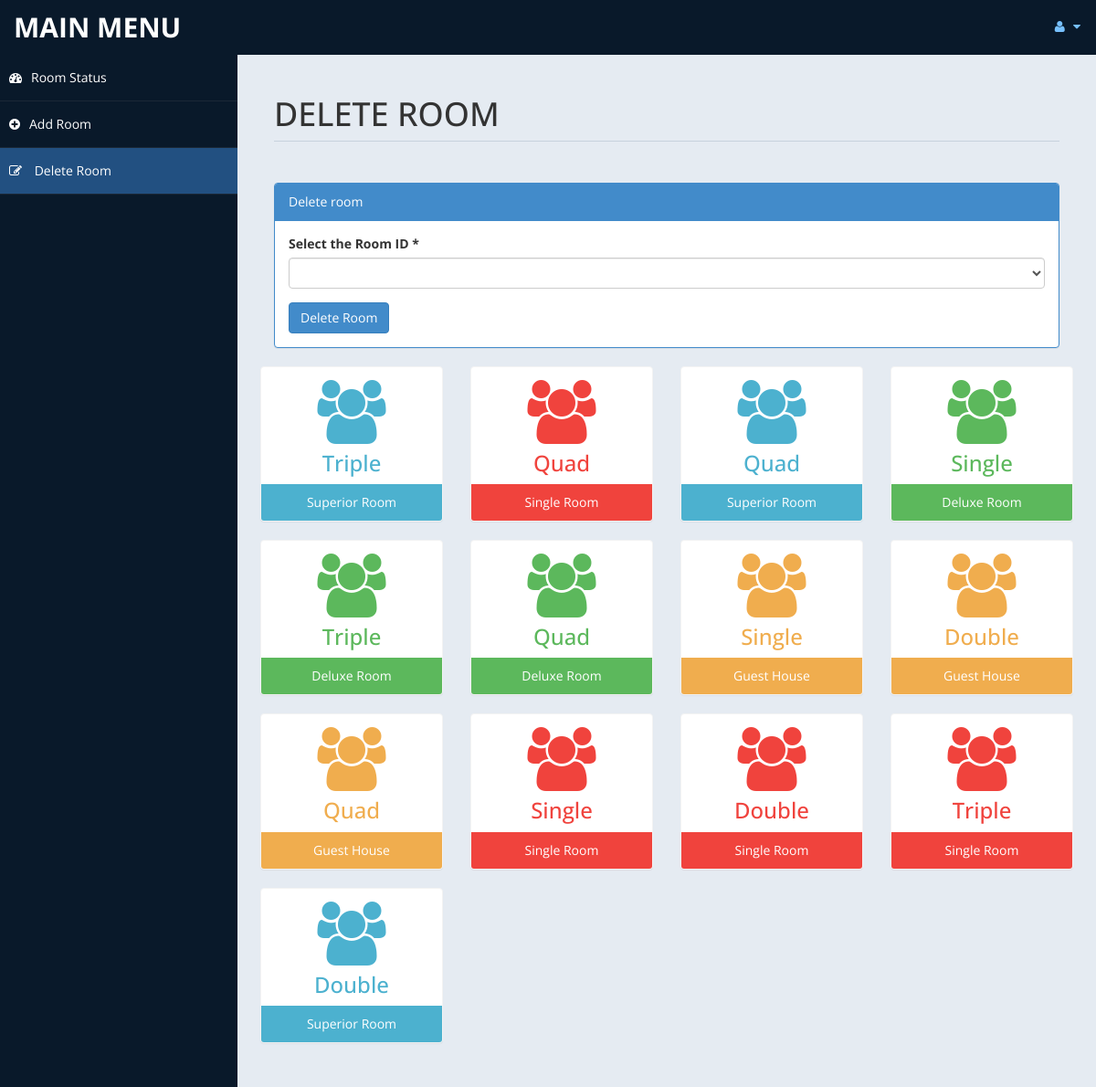
/admin/roomdel.php (signed in), run on the app's committed database.
### tables this page shows
CREATE TABLE IF NOT EXISTS `room` (
  `id` int(10) unsigned NOT NULL AUTO_INCREMENT,
  `type` varchar(15) DEFAULT NULL,
  `bedding` varchar(10) DEFAULT NULL,
  `place` varchar(10) DEFAULT NULL,
  `cusid` int(11) DEFAULT NULL,
  PRIMARY KEY (`id`)
);

### admin/roomdel.php (the view, shortened to what this page needs)
<?php
include('db.php');
$rsql ="select id from room";
$rre=mysqli_query($con,$rsql);
?>
<!DOCTYPE html>
<html xmlns="http://www.w3.org/1999/xhtml">
<head>
    <link href="assets/css/bootstrap.css" rel="stylesheet" />
    <link href="assets/css/font-awesome.css" rel="stylesheet" />
    <link href="assets/css/custom-styles.css" rel="stylesheet" />
</head>
<body>
    <div id="wrapper">
        <nav class="navbar navbar-default top-navbar" role="navigation">
            <div class="navbar-header">
                <a class="navbar-brand" href="home.php">MAIN MENU </a>
            </div>
            <ul class="nav navbar-top-links navbar-right">
                <li class="dropdown">
                    <a class="dropdown-toggle" data-toggle="dropdown" href="#" aria-expanded="false">
                        <i class="fa fa-user fa-fw"></i> <i class="fa fa-caret-down"></i>
                    </a>
                </li>
            </ul>
        </nav>
        <nav class="navbar-default navbar-side" role="navigation">
            <div class="sidebar-collapse">
                <ul class="nav" id="main-menu">
                    <li>
                        <a  href="settings.php"><i class="fa fa-dashboard"></i>Room Status</a>
                    </li>
					<li>
                        <a   href="room.php"><i class="fa fa-plus-circle"></i>Add Room</a>
                    </li>
                    <li>
                        <a  class="active-menu" href="roomdel.php"><i class="fa fa-pencil-square-o"></i> Delete Room</a>
                    </li>
            </div>
        </nav>
        <div id="page-wrapper" >
            <div id="page-inner">
			 <div class="row">
                    <div class="col-md-12">
                        <h1 class="page-header">
                           DELETE ROOM <small></small>
                        </h1>
                    </div>
                </div>
            <div class="row">
                <div class="col-md-12 col-sm-12">
                    <div class="panel panel-primary">
                        <div class="panel-heading">
                           Delete room
                        </div>
                        <div class="panel-body">
						<form name="form" method="post">
                            <div class="form-group">
                                            <label>Select the Room ID *</label>
                                            <select name="id"  class="form-control" required>
												<option value selected ></option>
												<?php
												while($rrow=mysqli_fetch_array($rre))
												{
												$value = $rrow['id'];
												 echo '<option value="'.$value.'">'.$value.'</option>';
												}
												?>
                                            </select>
                              </div>
							 <input type="submit" name="del" value="Delete Room" class="btn btn-primary">
							</form>
                        </div>
                    </div>
                </div>
           <?php
						include ('db.php');
						$sql = "select * from room";
						$re = mysqli_query($con,$sql)
				?>
                <div class="row">
				<?php
										while($row= mysqli_fetch_array($re))
										{
												$id = $row['type'];
											if($id == "Superior Room")
											{
												echo"<div class='col-md-3 col-sm-12 col-xs-12'>
													<div class='panel panel-primary text-center no-boder bg-color-blue'>
														<div class='panel-body'>
															<i class='fa fa-users fa-5x'></i>
															<h3>".$row['bedding']."</h3>
														</div>
														<div class='panel-footer back-footer-blue'>
															".$row['type']."
														</div>
													</div>
												</div>";
											}
											else if ($id == "Deluxe Room")
											{
												echo"<div class='col-md-3 col-sm-12 col-xs-12'>
													<div class='panel panel-primary text-center no-boder bg-color-green'>
														<div class='panel-body'>
															<i class='fa fa-users fa-5x'></i>
															<h3>".$row['bedding']."</h3>
														</div>
														<div class='panel-footer back-footer-green'>
															".$row['type']."
														</div>
													</div>
												</div>";
											}
											else if($id =="Guest House")
											{
												echo"<div class='col-md-3 col-sm-12 col-xs-12'>
													<div class='panel panel-primary text-center no-boder bg-color-brown'>
														<div class='panel-body'>
															<i class='fa fa-users fa-5x'></i>
															<h3>".$row['bedding']."</h3>
														</div>
														<div class='panel-footer back-footer-brown'>
															".$row['type']."
														</div>
													</div>
												</div>";
											}
											else if($id =="Single Room")
											{
												echo"<div class='col-md-3 col-sm-12 col-xs-12'>
													<div class='panel panel-primary text-center no-boder bg-color-red'>
														<div class='panel-body'>
															<i class='fa fa-users fa-5x'></i>
															<h3>".$row['bedding']."</h3>
														</div>
														<div class='panel-footer back-footer-red'>
															".$row['type']."
														</div>
													</div>
												</div>";
											}
										}
									?>
                </div>
					</div>
            </div>
        </div>
</body>
</html>

### admin/assets/css/custom-styles.css (style rules this page uses)
body { font-family: 'Open Sans', sans-serif; }
#wrapper { width: 100%; background:#09192A; }
#page-wrapper { padding: 15px 15px; min-height: 600px; background:#E5EBF2; }
#page-inner { width:100%; margin:10px 20px 10px 0px; background-color:transparent; padding:10px; min-height:1200px; }
.text-center { text-align:center; }
.no-boder { border:1px solid #f3f3f3; }
h1, .h1, h2, .h2, h3, .h3 { margin-top: 7px; margin-bottom: -5px; }
.page-header { padding-bottom: 9px; margin: 10px 0 45px; border-bottom: 1px solid #C7D1DD; }
.bg-color-green { background-color: #fff; color: #5cb85c; }
.bg-color-blue { background-color: #fff; color: #4CB1CF }
.bg-color-red { background-color: #fff; color:#F0433D; }
.bg-color-brown { background-color: #fff; color:#f0ad4e; }
.back-footer-green { background-color: #5cb85c; color:#fff; border-top: 0px solid #fff; }
.back-footer-red { background-color: #F0433D; color:#fff; border-top: 0px solid #fff; }
.back-footer-blue { background-color: #4CB1CF; color:#fff; border-top: 0px solid #fff; }
.back-footer-brown { background-color: #f0ad4e; color:#fff; border-top: 0px solid #fff; }
.top-navbar { margin:0px; }
.top-navbar .navbar-brand { color: #fff; width: 260px; text-align: left; height: 60px; font-size: 30px; font-weight: 700; text-transform: uppercase; line-height: 30px; }
.top-navbar .nav > li { position: relative; display: inline-block; }
.top-navbar .nav > li > a { position: relative; display: block; padding: 19px 15px; color: #77C0FD; }
.active-menu { background-color:#225081!important; }
.sidebar-collapse , .sidebar-collapse .nav { background:none; }
.sidebar-collapse .nav { padding:0; }
.sidebar-collapse .nav > li > a { color:#fff; background:transparent; text-shadow:none; }
.sidebar-collapse > .nav > li > a { padding:15px 10px; }
.sidebar-collapse > .nav > li { border-bottom: 1px solid rgba(107, 108, 109, 0.19); }
.navbar-side { border:none; background-color: transparent; }
.top-navbar { background:#09192A; border-bottom:none; }
.top-navbar .nav > li > a > i { margin-right: 2px; }
.navbar-default { border:0px solid black; }
.navbar-header { background: #09192A; }
.nav > li > a > i { margin-right:10px; }
@media (min-width:768px) { #page-wrapper { margin: 0 0 0 260px; padding: 15px 30px; min-height: 1200px; } }
@media (min-width:768px) { .navbar-side { z-index: 1; position: absolute; width: 260px; } }
@media (min-width:768px) { .navbar { border-radius: 0px; } }

### data on the page
room: bedding "Triple", type "Superior Room"
room: bedding "Quad", type "Single Room"
room: bedding "Quad", type "Superior Room"
room: bedding "Single", type "Deluxe Room"
room: bedding "Triple", type "Deluxe Room"
room: bedding "Quad", type "Deluxe Room"
room: bedding "Single", type "Guest House"
room: bedding "Double", type "Guest House"
room: bedding "Quad", type "Guest House"
room: bedding "Single", type "Single Room"
room: bedding "Double", type "Single Room"
room: bedding "Triple", type "Single Room"
room: bedding "Double", type "Superior Room"
